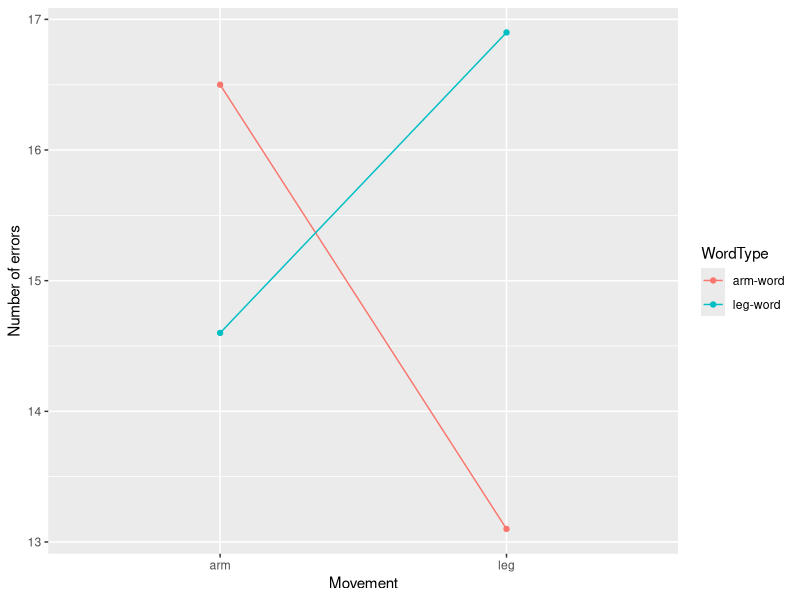
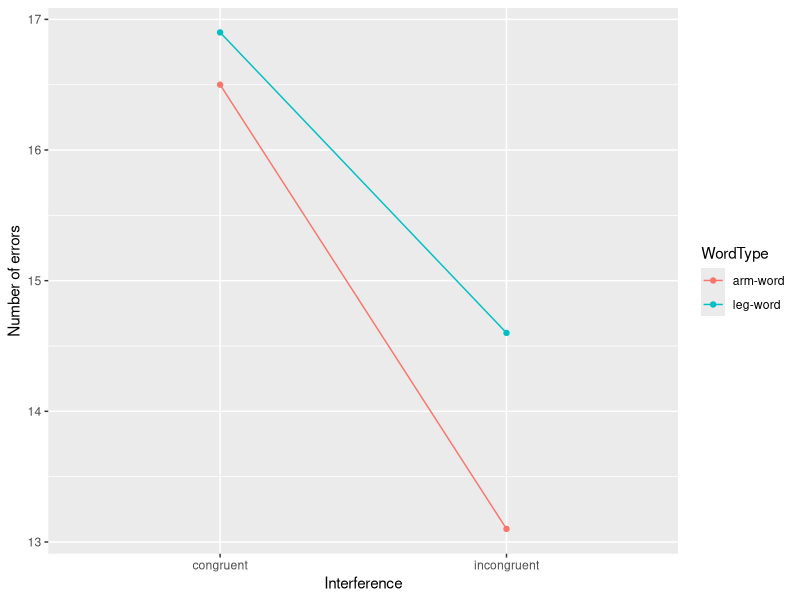
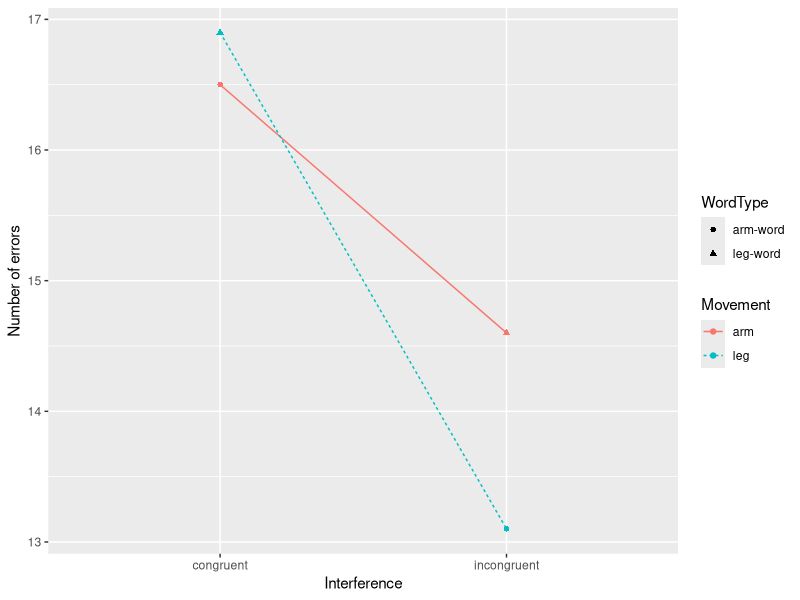

The R script that drew these images, in order:
## ---- chunk 1
library(knitr)
library(ggplot2)
# library(GGally)
library(dplyr)
# library(tidyr)
# library(lme4)
knitr::opts_chunk$set(echo = FALSE, fig.height = 3.5)
## ---- chunk 2
sp_means <- expand.grid(WordType = c("arm-word", "leg-word"), Movement = c("arm", "leg"))
sp_means$M <- c(16.5, 14.6, 13.1, 16.9)
sp_means$SD <- c(8.39, 6.66, 6.23, 7.56)
## ---- chunk 3
kable(sp_means)
## ---- chunk 4
# interaction (difference in differences):
M_interact <- with(sp_means, (M[1] - M[2]) - (M[3] - M [4]))
d_interact <- M_interact / (sum(sp_means$SD) / 4)
## ---- chunk 5
d2f <- function (d, k) {sqrt(d^2 / (2*k))}
## ---- chunk 6
kable(sp_means)
## ---- chunk 7
ggplot(sp_means, aes(x = Movement, y = M, colour = WordType, group = WordType)) +
  geom_point() +
  geom_line() +
  ylab("Number of errors")
## ---- chunk 8
sp_means$Interference <- c("congruent", "incongruent", "incongruent", "congruent")
kable(sp_means[, c("WordType", "Movement", "Interference", "M")])
## ---- chunk 9
ggplot(sp_means, aes(x = Interference, y = M, colour = WordType, group = WordType)) +
  geom_point() +
  geom_line() +
  ylab("Number of errors")
## ---- chunk 10
ggplot(sp_means, aes(x = Interference, y = M, colour = Movement, group = Movement,
                     linetype = Movement, shape = WordType)) +
  geom_point() +
  geom_line() +
  ylab("Number of errors")
## ---- chunk 11
d_arm <- .26
d_leg <- .55
## ---- chunk 12
sd_arm <- abs((sp_means$M[1] - sp_means$M[2]) / d_arm)
sd_leg <- abs((sp_means$M[3] - sp_means$M[4]) / d_leg)
